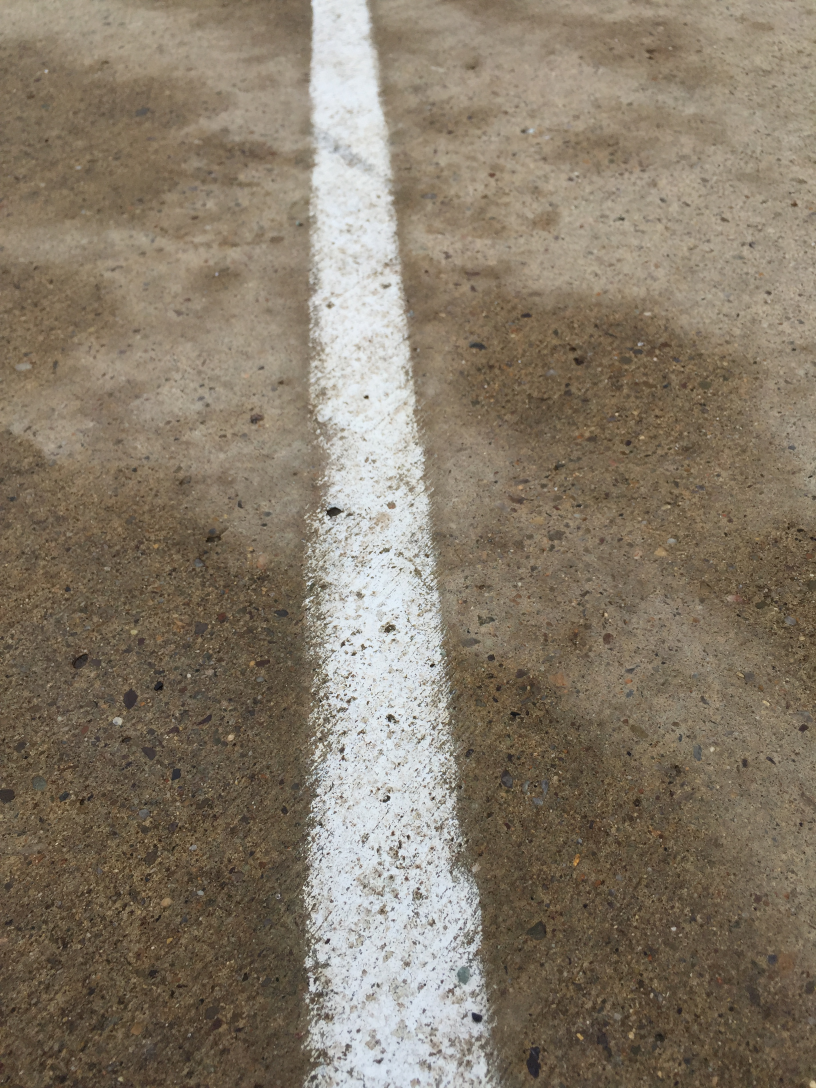
#> input picture deprecated/test/0.jpg, 2448 x 3264 px (shown at 1/3 size); its folder holds 5 pictures in this run
$ python line_detector.py
#> lines starting #> are read from the running program, lines starting #| are printed output that depends on the picture; after the words box and inside, x2 and y2 are one past the last pixel; in counts of white or black regions, pixels touching at a corner belong together; long printed decimals are rounded
### deprecated/cv2_utils.py
import cv2
import numpy as np

import matplotlib.pyplot as plt
from skimage import exposure
from skimage import filters

from scipy.ndimage import gaussian_filter1d

# [22 lines left out: functions view_hist, calc_threshold, not called in this run]

# [27 lines of commented-out code are left out]

def rescale(img, pix=500):
    img_radius = np.min(img.shape[:2])
    return cv2.resize(img, dsize=(0, 0), fx=pix/img_radius, fy=pix/img_radius)

def cv2_view(t=0, **kwargs):
    for name,img in kwargs.items():
        print(f'displaying {name}')
        # cv2.imshow('img', img)
        # cv2_wait(t)

# [4 lines left out: function cv2_wait, not called in this run]

def bgr2gray(img):
    return cv2.cvtColor(img, cv2.COLOR_BGR2GRAY)

def bin2gray(img):
    return img.astype(np.uint8) * 255

def flatten_array(arr):
    return [x for sublist in arr for x in sublist]

### deprecated/line_detector.py
import cv2
import numpy as np
from cv2_utils import *

from skimage import filters

# todo: find largest connected component on line graph
# draw arrow
# should we draw second line? if tip is below .5 height
# can we draw second line?
# test angles in cone and see if we can fit at least 30% of remaining waypoint within 30 pix of line segment
# from tip of that, draw second line if possible

class RowLines():
    def __init__(self, r, c_rngs):
        self.r = r
        self.c_rngs = c_rngs
        self.down_edges = [-1 for _ in range(len(c_rngs))]

    def draw_lines(self, orig):
        for c_rng in self.c_rngs:
            cv2.line(orig, (c_rng[0], self.r), (c_rng[1], self.r), (0, 0, 255), 1)

    def draw_interrow_lines(self, orig, prev_row_lines):
        for i in range(len(self.c_rngs)):
            for j in range(len(prev_row_lines.c_rngs)):
                c_rng = self.c_rngs[i]
                prev_c_rng = prev_row_lines.c_rngs[j]
                lo = max(c_rng[0], prev_c_rng[0])
                hi = min(c_rng[1], prev_c_rng[1])
                if lo < hi:
                    num_overlaps = hi - lo
                    if .8 * (c_rng[1] - c_rng[0]) < num_overlaps and .8 * (prev_c_rng[1] - prev_c_rng[0]) < num_overlaps:
                        curr_cntr = int(np.mean(c_rng))
                        prev_cntr = int(np.mean(prev_c_rng))
                        cv2.line(orig, (prev_cntr, prev_row_lines.r), (curr_cntr, self.r), (0, 255, 0), 3)
                        self.down_edges[i] = j
                        break
        print(self.c_rngs)
        print(prev_row_lines.c_rngs)
        print(self.down_edges)

    def __repr__(self):
        return f'row_lines({self.r}, {self.c_rngs})'

def draw_lines(orig, segmented, r):
    lines = []
    line_start = -1
    length = 0
    for c in range(orig.shape[1]):
        if line_start == -1:
            line_start = c
        if segmented[r, c] == 255:
            length += 1
        else:
            if 10 < length:
                if lines and line_start - lines[-1][-1] < 20:
                    lines[-1][-1] = c-1
                else:
                    lines.append([line_start, c-1])
            line_start = -1
            length = 0
    print(r, lines)
    return lines

img_idx = 0
while True:

    WAYPOINTS = []
    fname = f'test/{img_idx}.jpg'
    print(fname)
    orig = cv2.imread(fname)
#> orig is the input picture: shape (3264, 2448, 3); mean B, G, R 105.5, 122.2, 133.9
    if orig is None:
        break
    pix = 500
    orig = rescale(orig, pix=pix)
    cv2_view(orig=orig)

    gray = bgr2gray(orig)
    gray[:pix//5,:] = np.mean(gray)
#> gray: shape (667, 500); min 12, max 243, mean 120.6
    cv2_view(gray=gray)
    gray = cv2.blur(gray, (10,10))
    cv2_view(blur=gray)

    crop = gray[-int(gray.shape[0]*.5):,:]
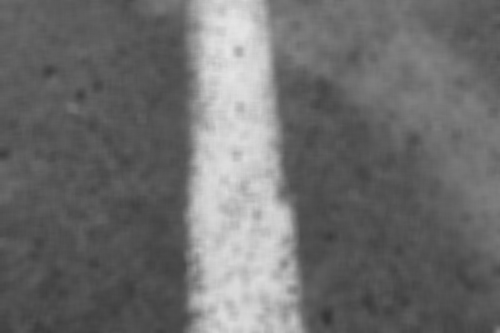
#> crop: shape (333, 500); min 53, max 228, mean 109.6
    thresh_val = np.percentile(crop, 90, axis=(0,1))
#> thresh_val = 196
    print(thresh_val)
#| 196.0

    # globally segment lines generously
    val = filters.threshold_otsu(crop)
#> val = 143
    _, thresh_init = cv2.threshold(gray,val-5,255,cv2.THRESH_BINARY)
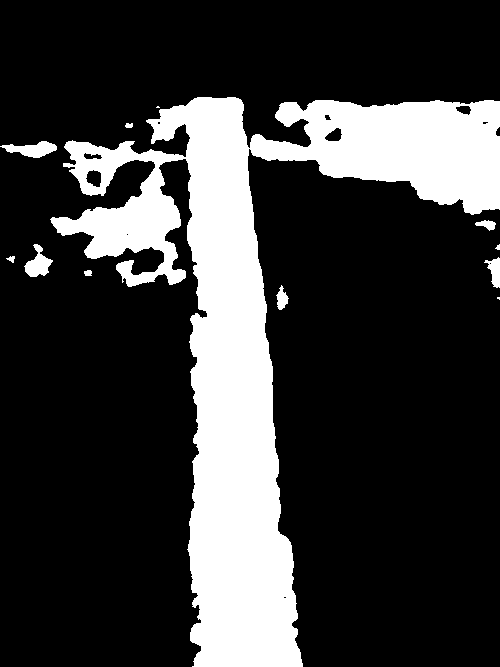
#> thresh_init: shape (667, 500); 22.5% white; 12 white regions (3 under 20 px), largest, box (x1, y1, x2, y2) and area: (50, 97, 500, 667) 73160, (0, 141, 57, 158) 533, (24, 244, 53, 277) 484
    gray[thresh_init==0] = 0
    cv2_view(thresh=thresh_init)
    cv2_view(blur=gray)

    # cleanup stray bits
    print(np.std(gray), np.std(gray[thresh_init!=0]))
#| 75.078 29.463
    val = filters.threshold_otsu(gray[thresh_init!=0])-10
#> val = 167
    _, thresh_stray = cv2.threshold(gray,val,255,cv2.THRESH_BINARY)
#> thresh_stray: shape (667, 500); 11.7% white; 1 white region, box (x1, y1, x2, y2) and area: (189, 100, 298, 667) 38964
    gray[thresh_stray==0] = 0
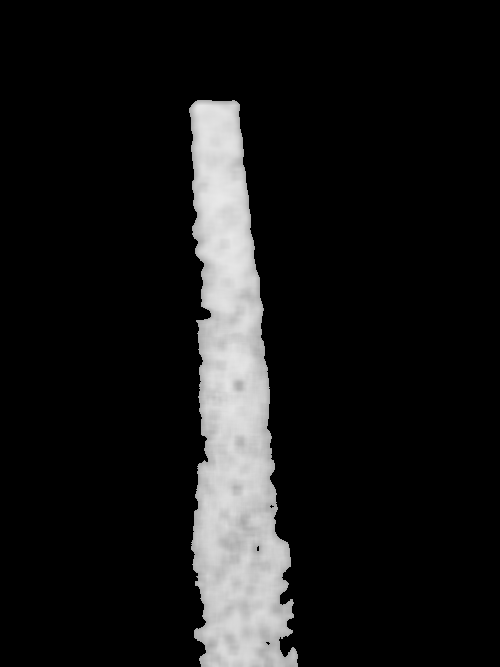
#> gray: shape (667, 500); min 0, max 232, mean 23.7
    cv2_view(thresh_stray=thresh_stray)

    # remove small segments
    min_size = 1000
    nb_components, output, stats, centroids = cv2.connectedComponentsWithStats(
        gray, connectivity=8
    )
#> nb_components = 2; stats = [[0, 0, 500, 667, 294536], [189, 100, 109, 567, 38964]]; centroids = [[251.6, 322], [233.3, 416]]
    sizes = stats[:, -1]
#> sizes = [294536, 38964]
    max_label = 1
    for i in range(2, nb_components):
        if sizes[i] < min_size:
            gray[output == i] = 0

    cv2_view(gray=gray)
    gray = cv2.blur(gray, (5, 25))
    gray[gray!=0] = 255
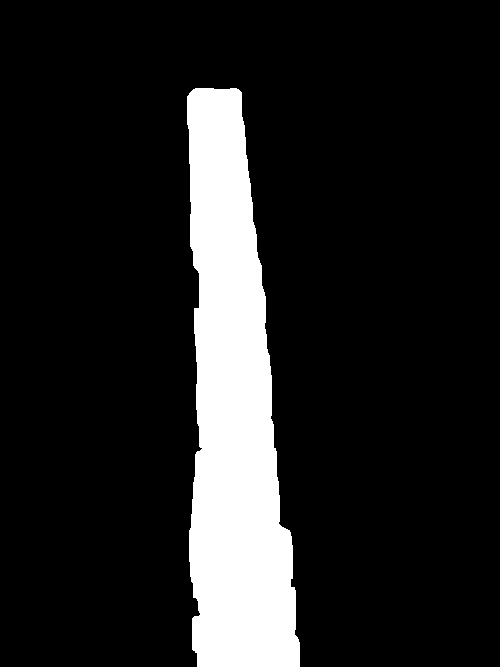
#> gray: shape (667, 500); 13.4% white; 1 white region, box (x1, y1, x2, y2) and area: (187, 88, 300, 667) 44822

    binary = gray
    cv2_view(binary=binary)

    # find midpoints

    # for each line
    # if too thick compared to previous,
    #   throw away points that are not white compared to previous line

    # if not many points around it, toss
    # partition points into sets with dist less than 50

    lines_by_row = []
    for r in range(0, orig.shape[0], 5):
        lines_by_row.append(RowLines(r, draw_lines(orig, binary, r)))
#> after the loop, lines_by_row = 134 items
    cv2_view(final=orig)

    for line_by_row in lines_by_row:
        for i in range(len(line_by_row.c_rngs)):
            c_lo = line_by_row.c_rngs[i][0]
            c_hi = line_by_row.c_rngs[i][1]
            WAYPOINTS.append((int(np.mean([c_lo, c_hi])), line_by_row.r))
            print(line_by_row.r, [int(np.mean([c_lo, c_hi])), line_by_row.r], line_by_row.c_rngs)
            print(len(WAYPOINTS))
        line_by_row.draw_lines(orig)
#> this loop made 134 passes
#> (printed output is left out)
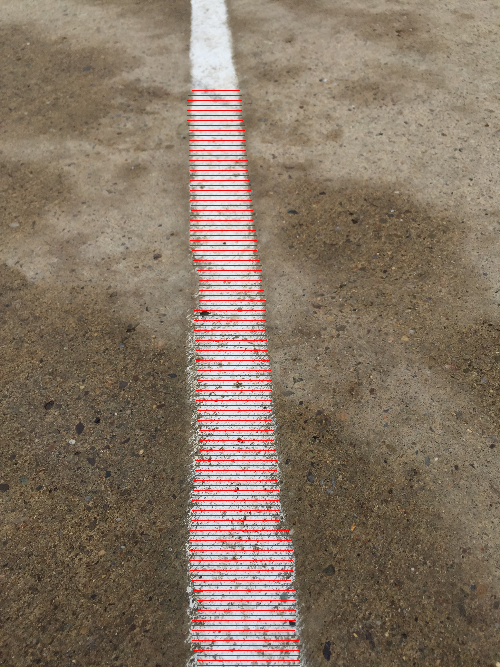
#> orig: shape (667, 500, 3); mean B, G, R 100.1, 116.8, 135.3
#> after the loop, WAYPOINTS = 116 pairs, first value 214 to 248, second value 90 to 665

    print(len(WAYPOINTS))
#| 116
    # for r in range(1, len(lines_by_row)):
    #     rp = len(lines_by_row)-r-1
    #     lines_by_row[rp].draw_interrow_lines(orig, lines_by_row[rp+1])

    for i in range(len(WAYPOINTS)):
        pt = WAYPOINTS[i]
        print(pt)
        cv2.circle(orig, (pt[0], pt[1]), 3, (255, 255, 0), -1)
#> this loop made 116 passes
#> pt on passes 1 to 12: (215, 90), (214, 95), (214, 100), (214, 105), (214, 110), (214, 115), (214, 120), (216, 125), (216, 130), (216, 135), (217, 140), (217, 145)
#| (215, 90)
#| (214, 95)
#| (214, 100)
#| (214, 105)
#| (214, 110)
#| (214, 115)
#| (214, 120)
#| (216, 125)
#> (further printed lines are left out)
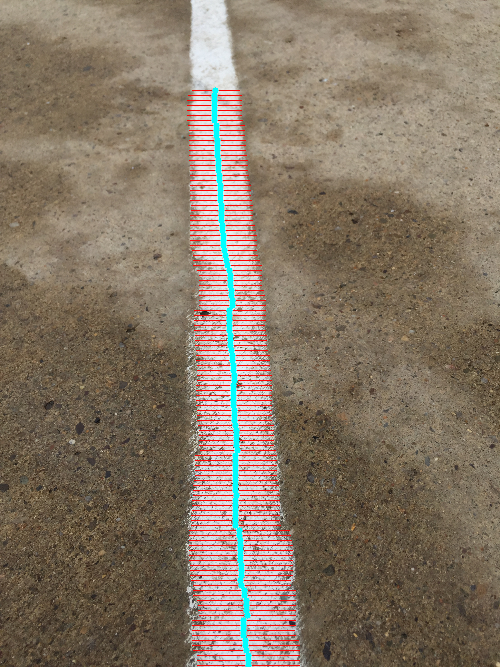
#> orig: shape (667, 500, 3); 0.94% of pixels changed, all inside (x1, y1, x2, y2) = (211, 87, 252, 667)

    robot_reference_row = int(orig.shape[0] * 7/8)
#> robot_reference_row = 583
    robot_traj_row = int(orig.shape[0] * 5/8)
#> robot_traj_row = 416
    bottom_4th = np.array([[c,r] for (c,r) in WAYPOINTS if r > orig.shape[0]*.75])
#> bottom_4th = 33 pairs, first value 235 to 248, second value 505 to 665
    bottom_3_4ths = np.array([[c,r] for (c,r) in WAYPOINTS if orig.shape[0]*.5 < r < orig.shape[0]*.75])
#> bottom_3_4ths = 34 pairs, first value 230 to 237, second value 335 to 500
    robot_reference_col = np.mean(bottom_4th[:,0])
#> robot_reference_col = 241.9
    robot_traj_col = np.mean(bottom_3_4ths[:,0])
#> robot_traj_col = 233.9

    print(robot_reference_col, robot_reference_row)

    cv2.arrowedLine(orig, (int(robot_reference_col), robot_reference_row), (int(robot_traj_col), robot_traj_row), (0, 255, 255), 10)
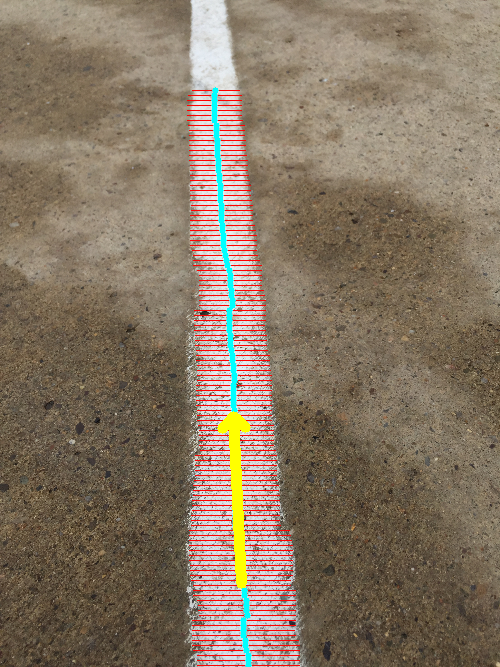
#> orig: shape (667, 500, 3); 0.65% of pixels changed, all inside (x1, y1, x2, y2) = (217, 411, 251, 589)


    # through away connected segments with fewer than 10 points

    # cntr_pts = []
    # for i, line in enumerate(flatten_array(lines_by_row)):
    #     cntr_pts.append([int(np.mean(line[1:])), line[0]])
    # cntr_pts = np.array(cntr_pts)

    # new_lines = lines
    # for i, line in enumerate(1, lines):
    #     prev_line_thickness = lines[i-1][2] - lines[i-1][1]
    #     line_thickness = lines[i][2] - lines[i][1]
    #     new_lines.append(line_thickness / prev_line_thickness)

    # count number of points within 5 pixels of pt in cntr_pts
    # cntr_pts_new = []
    # for i, pt in enumerate(cntr_pts):
    #     count = 0
    #     for j, pt2 in enumerate(cntr_pts):
    #         if i != j:
    #             if np.linalg.norm(pt-pt2) < 10:
    #                 count += 1
    #     print(count)
    #     if 4 < count:
    #         cntr_pts_new.append((pt[0], pt[1]))
    # cntr_pts = np.array(cntr_pts_new)

    # for line in lines:
    #     cv2.line(orig, (line[1], line[0]), (line[2], line[0]), (0, 0, 255), 1)


    # # lines = cv2.HoughLinesP(
    # #     edges, # Input edge image
    # #     1, # Distance resolution in pixels
    # #     np.pi/180, # Angle resolution in radians
    # #     threshold=100, # Min number of votes for valid line
    # #     minLineLength=5, # Min allowed length of line
    # #     maxLineGap=10 # Max allowed gap between line for joining them
    # # )
    # # Iterate over points
    # # lines = lines if lines is not None else None
    # # for points in lines:
    # #     # Extracted points nested in the list
    # #     x1,y1,x2,y2=points[0]
    # #     # Draw the lines joing the points
    # #     # On the original image
    # #     cv2.line(img, (x1,y1),(x2,y2),(0,255,0),2)
    # # cv2.imshow('img', img)
    # # cv2_wait()

    # # circ = blur.copy()
    # # circles = cv2.HoughCircles(circ, cv2.HOUGH_GRADIENT, 1, 100)
    # # # If some circle is found
    # # if circles is not None:
    # #     # Get the (x, y, r) as integers
    # #     circles = np.round(circles[0, :]).astype("int")
    # #     print(circles)
    # #     # loop over the circles
    # #     for (x, y, r) in circles:
    # #         cv2.circle(circ, (x, y), r, (0,255,0), 2)
    # # cv2.imshow("img",circ)
    # # cv2_wait()

    cv2_view(orig=orig)
    cv2.imwrite('results/%d.jpg' % img_idx, orig)
    img_idx += 1
#> pass 2 of the loop `while True:`:
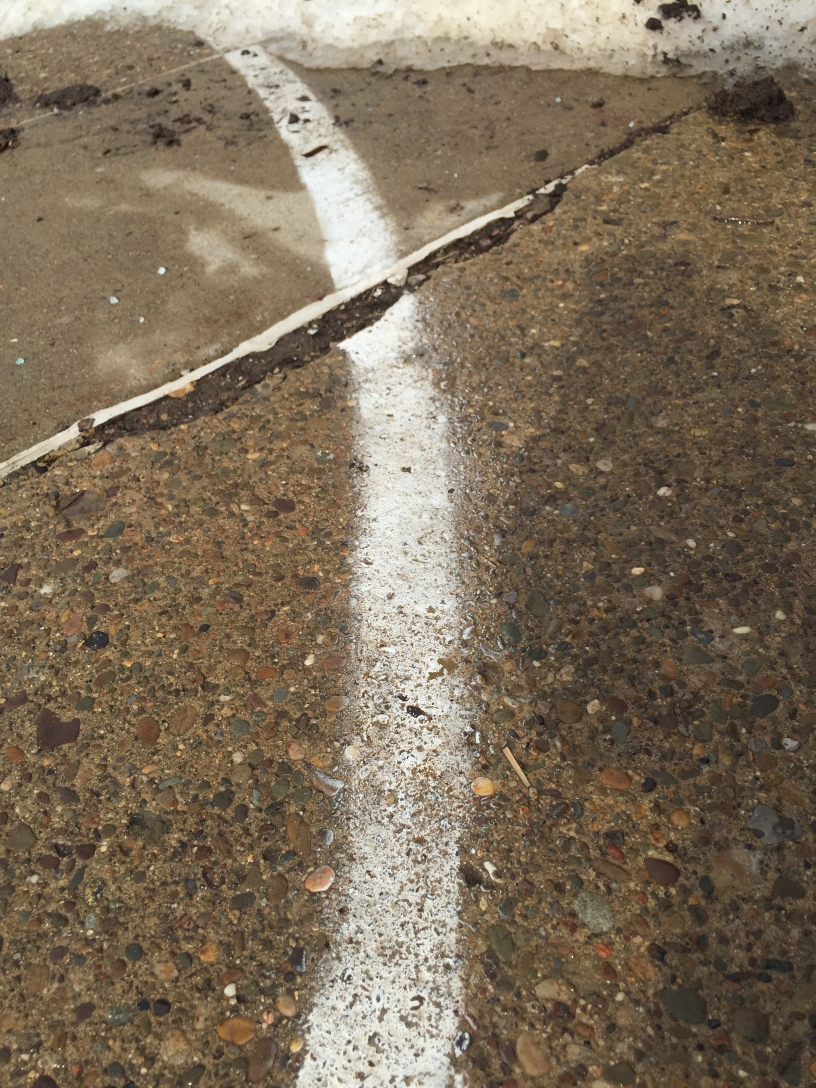
#> input picture deprecated/test/1.jpg, 2448 x 3264 px (shown at 1/3 size)
#> orig is the input picture: shape (3264, 2448, 3); mean B, G, R 90, 110.5, 125.3
#> thresh_val = 174
#> `val = filters.threshold_otsu(crop)`: val = 133
#> thresh_init: shape (667, 500); 16% white; 27 white regions (14 under 20 px), largest, box (x1, y1, x2, y2) and area: (179, 176, 304, 667) 37602, (55, 97, 323, 261) 12922, (57, 202, 115, 237) 1347
#> `val = filters.threshold_otsu(gray[thresh_init!=0])-10`: val = 167
#> thresh_stray: shape (667, 500); 9.7% white; 13 white regions (7 under 20 px), largest, box (x1, y1, x2, y2) and area: (183, 181, 285, 667) 26048, (125, 100, 302, 218) 5514, (59, 226, 126, 258) 309, (119, 145, 140, 162) 213, (11, 263, 46, 283) 200, (213, 456, 223, 468) 88
#> output: shape (667, 500) int32; 14 distinct labels, from 0 to 13
#> nb_components = 14; stats = 14 rows, first 6: [0, 0, 500, 667, 301092], [125, 100, 177, 118, 5514], [306, 128, 8, 2, 13], [119, 145, 21, 17, 213], [183, 181, 102, 486, 26048], [59, 226, 67, 32, 309]; centroids = 14 rows, first 8: [251.2, 326.8], [206.1, 143.5], [309.3, 128.5], [129.4, 152.1], [244, 447.7], [90.92, 242.5], [30.55, 272.4], [1.2, 287]
#> sizes = [301092, 5514, 13, 213, 26048, 309, 200, 10, 88, 2, 6, 1, 2, 2]
#> `gray[gray!=0] = 255`:
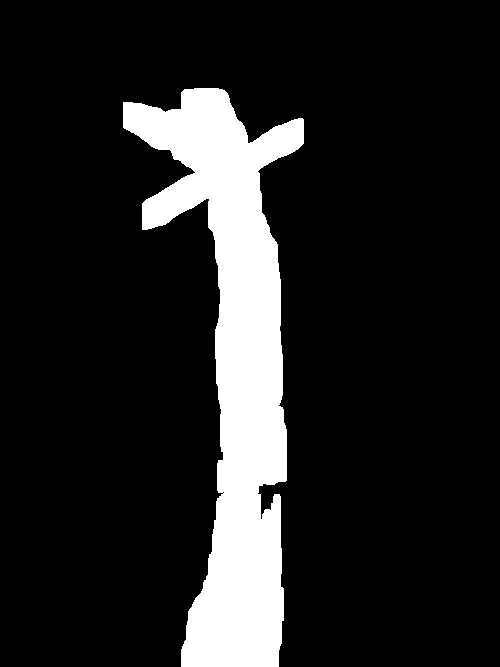
#> gray: shape (667, 500); 13.5% white; 1 white region, box (x1, y1, x2, y2) and area: (123, 88, 304, 667) 44954
#> the loop `for r in range(0, orig.shape[0], 5):` made 134 passes
#> the loop `for line_by_row in lines_by_row:` made 134 passes
#> after the loop `for line_by_row in lines_by_row:`: WAYPOINTS = 124 pairs, first value 135 to 297, second value 90 to 665
#> the loop `for i in range(len(WAYPOINTS)):` made 124 passes
#> pt on passes 1 to 8: (203, 90), (204, 95), (205, 100), (135, 105), (206, 105), (178, 110), (179, 115), (180, 120)
#> bottom_4th = 33 pairs, first value 229 to 248, second value 505 to 665
#> bottom_3_4ths = 34 pairs, first value 237 to 254, second value 335 to 500
#> robot_reference_col = 239.5
#> robot_traj_col = 249
#> `cv2.arrowedLine(orig, (int(robot_reference_col), robot_reference_row),..`:
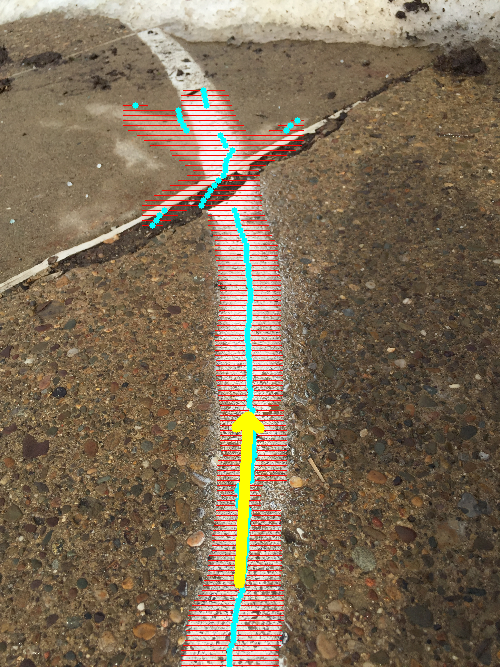
#> orig: shape (667, 500, 3); mean B, G, R 85.5, 107.2, 125.5
